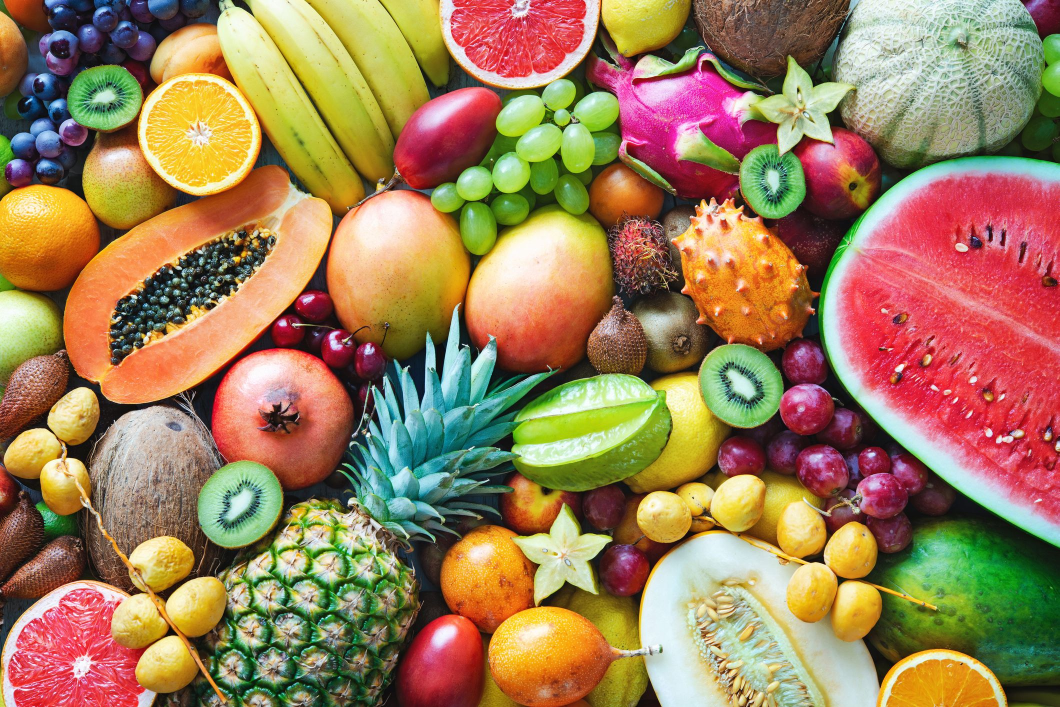
#> input picture Thi thử/colorful-ripe-tropical-fruits.jpg, 2119 x 1414 px (shown at 1/2 size)
$ python 'Câu3.py'
#> lines starting #> are read from the running program, lines starting #| are printed output that depends on the picture
import cv2
import numpy as np
import random

# 1. Tăng kích thước ảnh colorful-ripe-tropical-fruits.jpg
img1 = cv2.imread("colorful-ripe-tropical-fruits.jpg")
#> img1 is the input picture: shape (1414, 2119, 3); mean B, G, R 88.7, 126.8, 157.9
resized_img1 = cv2.copyMakeBorder(img1, 30, 30, 30, 30, cv2.BORDER_REPLICATE)
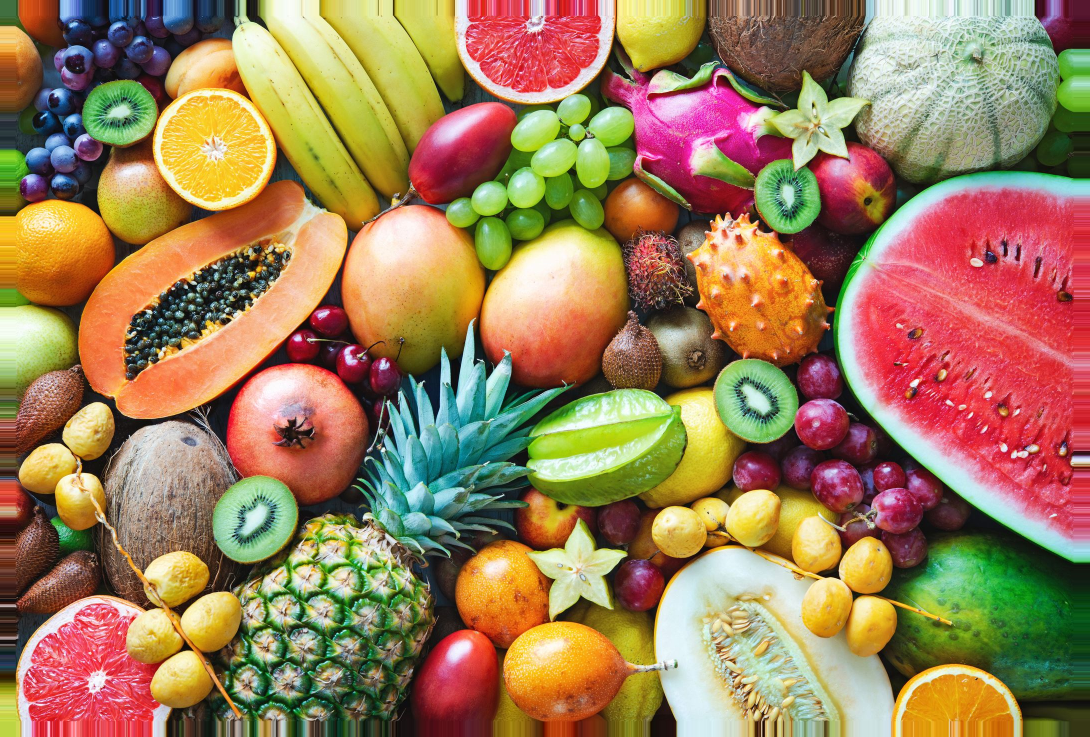
#> resized_img1: shape (1474, 2179, 3) (shown at 1/2 size); mean B, G, R 88.3, 125.9, 157
cv2.imwrite("fruit_resized.jpg", resized_img1)

# 2. Xoay 45 độ + lật ngang ảnh quang-ninh.jpg
img2 = cv2.imread("quang-ninh.jpg")
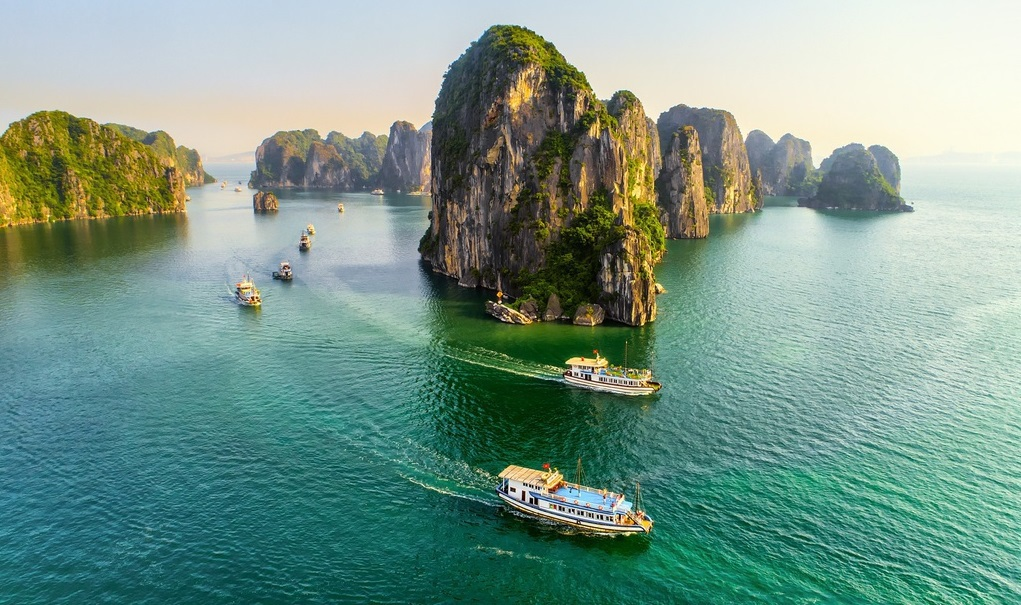
#> input picture Thi thử/quang-ninh.jpg, 1021 x 605 px
#> img2 is the input picture: shape (605, 1021, 3); mean B, G, R 137.7, 151, 119.9
(h2, w2) = img2.shape[:2]
#> h2 = 605; w2 = 1021
center = (w2 // 2, h2 // 2)
#> center = (510, 302)
M = cv2.getRotationMatrix2D(center, 45, 1.0)
rotated = cv2.warpAffine(img2, M, (w2, h2))
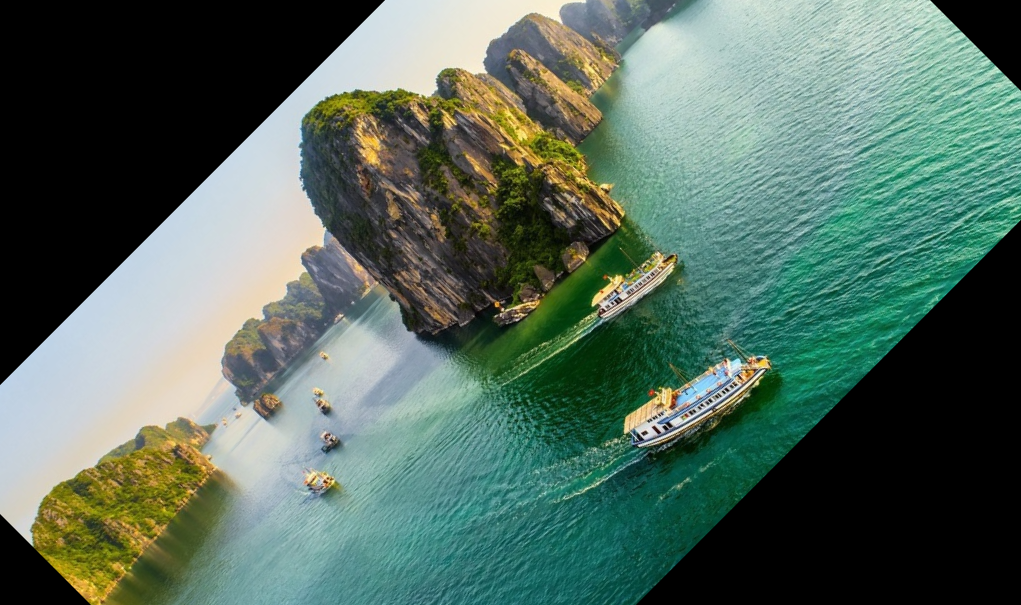
#> rotated: shape (605, 1021, 3); mean B, G, R 94.4, 106.9, 84.7
flipped = cv2.flip(rotated, 1)
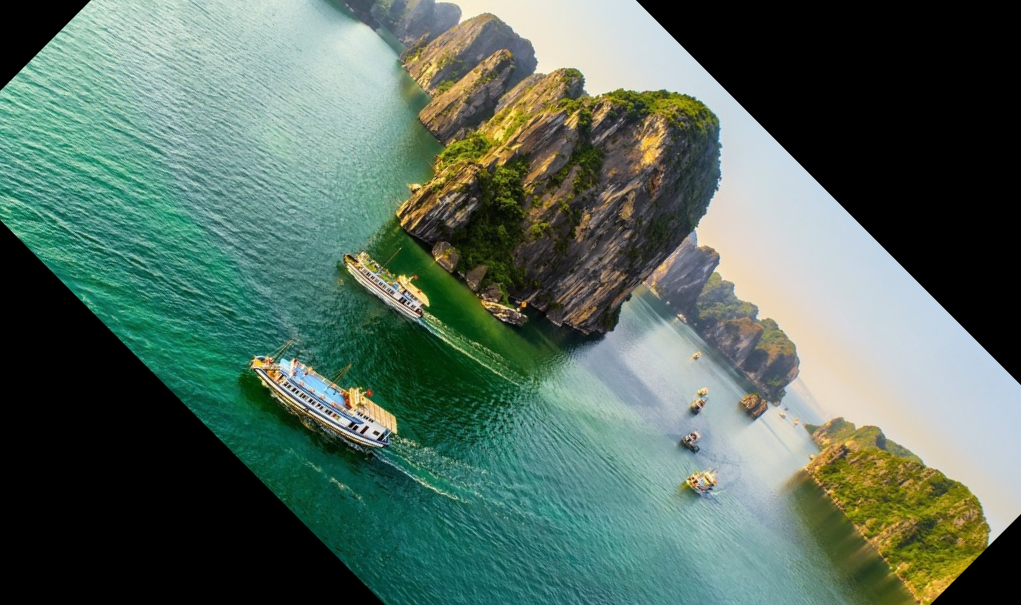
#> flipped: shape (605, 1021, 3); mean B, G, R 94.4, 106.9, 84.7
cv2.imwrite("quangninh_rotated_flipped.jpg", flipped)

# 3. Tăng kích thước pagoda.jpg 5 lần + làm mịn Gaussian
img3 = cv2.imread("pagoda.jpg")
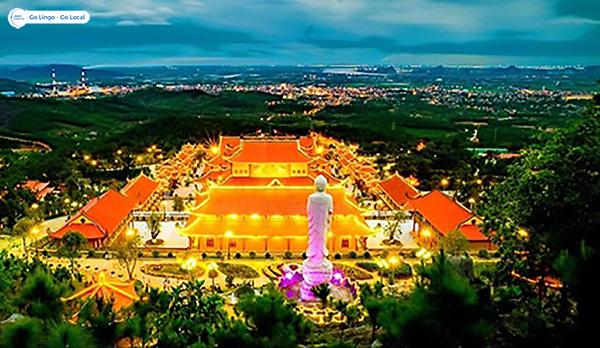
#> input picture Thi thử/pagoda.jpg, 600 x 348 px
#> img3 is the input picture: shape (348, 600, 3); mean B, G, R 64.1, 94.8, 82.1
img3_large = cv2.resize(img3, None, fx=5, fy=5, interpolation=cv2.INTER_CUBIC)
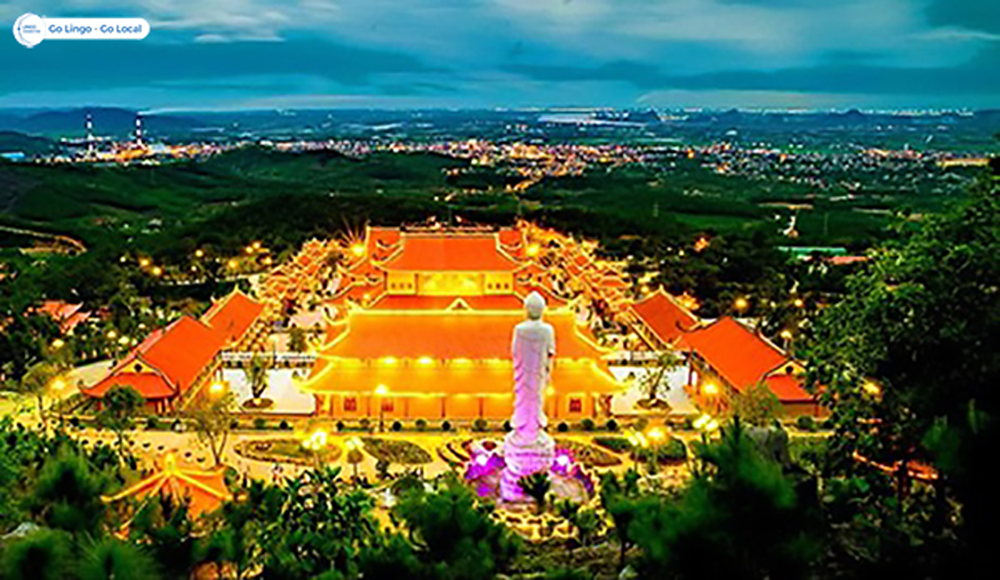
#> img3_large: shape (1740, 3000, 3) (shown at 1/3 size); mean B, G, R 64.2, 94.9, 82.1
blurred = cv2.GaussianBlur(img3_large, (7, 7), 0)
cv2.imwrite("pagoda_enlarged_blurred.jpg", blurred)

# 4. Biến đổi độ sáng và tương phản cho ảnh pagoda.jpg
img4 = cv2.imread("pagoda.jpg")
alpha = round(random.uniform(0.5, 2.0), 2)
beta = random.randint(-50, 50)
adjusted = cv2.convertScaleAbs(img4, alpha=alpha, beta=beta)
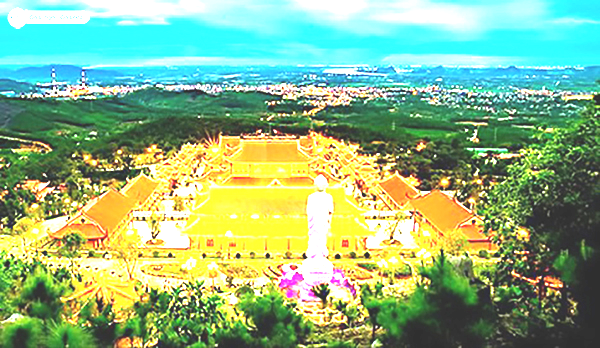
#> adjusted: shape (348, 600, 3); mean B, G, R 133.6, 181.8, 143.6
cv2.imwrite("pagoda_brightness_contrast.jpg", adjusted)
